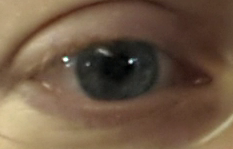
#> input picture EyeTab_Python/eye_images/andreas2_l.png, 233 x 149 px
$ python draw_utils.py   (Python 2 division)
#> lines starting #> are read from the running program, lines starting #| are printed output that depends on the picture
#> further down, bgr_img is the input picture: shape (149, 233, 3); mean B, G, R 68.2, 88.9, 111
#> `hsv_img = cv2.cvtColor(bgr_img, cv2.COLOR_BGR2HSV)`: hsv_img: shape (149, 233, 3); mean H, S, V 16.8, 98.3, 111.1
import cv2
import numpy as np


# [98 lines left out: functions draw_cross, draw_points, blank_screen, draw_gaze, draw_normal, draw_limbus and 1 more, not called in this run]


def draw_histogram(img, bin_width=4):

    """ Calculates and plots a histogram (good for BGR / LAB)
    """
#> called with bin_width = 4

    hist_img = np.zeros((300, 256, 3))

    bin_count = 256 / bin_width
    bins = np.arange(bin_count).reshape(bin_count, 1) * bin_width
    debug_colors = [ (255, 0, 0), (0, 255, 0), (0, 0, 255) ]

    for ch, col in enumerate(debug_colors):
        hist_item = cv2.calcHist([img], [ch], None, [bin_count], [0, 255])
        cv2.normalize(hist_item, hist_item, 0, 255, cv2.NORM_MINMAX)
        hist = np.int32(np.around(hist_item))
        pts = np.column_stack((bins, hist))
        cv2.polylines(hist_img, [pts], False, col)
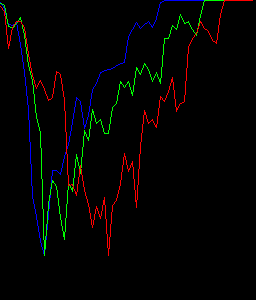
#> hist_img: shape (300, 256, 3) float64; mean B, G, R 2, 3.1, 3.6

    hist_img = np.flipud(hist_img)
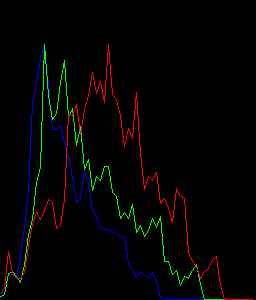
#> hist_img: shape (300, 256, 3) float64; mean B, G, R 2, 3.1, 3.6

    cv2.imshow('hist', hist_img)


def draw_histogram_hsv(hsv_img, bin_width=2):

    """ Calculates and plots 2 histograms next to each other: one for hue, and one for saturation and value
    """
#> called with bin_width = 2

    sv_hist_img, h_hist_img = np.zeros((300, 256, 3)), np.zeros((300, 360, 3))
    sv_bin_count, h_bin_count = 256 / bin_width    , 180 / bin_width

    sv_bins = np.arange(sv_bin_count).reshape(sv_bin_count, 1) * bin_width
    h_bins = np.arange(h_bin_count).reshape(h_bin_count, 1) * bin_width * 2

    debug_colors = [ (255, 255, 255), (255, 0, 0), (0, 0, 255) ]

    # Use ternary conditional for outputting to 2 different hists - a bit of a hack
    for ch, col in enumerate(debug_colors):
        hist_item = cv2.calcHist([hsv_img], [ch], None, [h_bin_count if ch == 0 else sv_bin_count], [0, 180 if ch == 0 else 255])
        cv2.normalize(hist_item, hist_item, 0, 255, cv2.NORM_MINMAX)
        hist = np.int32(np.around(hist_item))
        pts = np.column_stack((h_bins if ch == 0 else sv_bins, hist))
        cv2.polylines(h_hist_img if ch == 0 else sv_hist_img, [pts], False, col)

    sv_hist_img, h_hist_img = np.flipud(sv_hist_img), np.flipud(h_hist_img)
    h_hist_img[:, 0] = (0, 255, 0)

    cv2.imshow('sat / val hist | hue hist', np.concatenate([sv_hist_img, h_hist_img], axis=1))
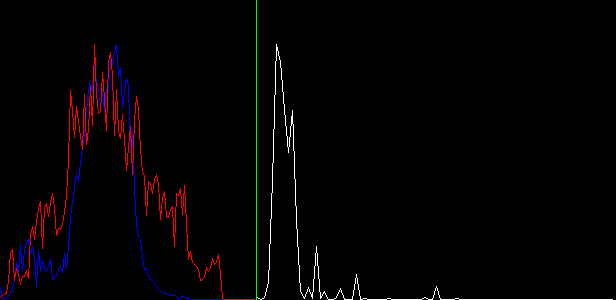
#> window 'sat / val hist | hue hist': shape (300, 616, 3); mean B, G, R 2.9, 1.9, 4.4


#----------------------------------------
# EXAMPLE USAGE
#----------------------------------------
if __name__ == '__main__':

    bgr_img = cv2.imread('eye_images/andreas2_l.png', 3)
    hsv_img = cv2.cvtColor(bgr_img, cv2.COLOR_BGR2HSV)

    cv2.imshow("bgr_img", bgr_img)

    draw_histogram(bgr_img)
    draw_histogram_hsv(hsv_img)

    cv2.waitKey()

$ run again, with EyeTab_Python/eye_images/andreas1_l.png copied over EyeTab_Python/eye_images/andreas2_l.png
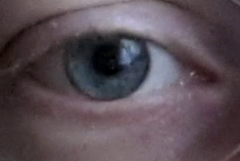
#> input picture EyeTab_Python/eye_images/andreas1_l.png, 240 x 161 px
#> bgr_img is the input picture: shape (161, 240, 3); mean B, G, R 84.4, 77.4, 89.5
#> hsv_img: shape (161, 240, 3); mean H, S, V 135.3, 50.5, 92.4
#> after the loop in draw_histogram, `for ch, col in enumerate(debug_colors):`:
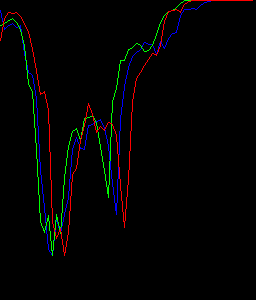
#> hist_img: shape (300, 256, 3) float64; mean B, G, R 2.4, 2.6, 3
#> in draw_histogram_hsv, `cv2.imshow('sat / val hist | hue hist', np.concatenate([sv_hist_img, h..`:
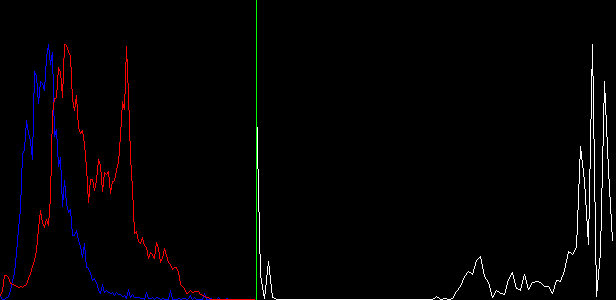
#> window 'sat / val hist | hue hist': shape (300, 616, 3); mean B, G, R 3.6, 2.7, 4

$ run again, with EyeTab_Python/eye_images/andreas3_l.png copied over EyeTab_Python/eye_images/andreas2_l.png
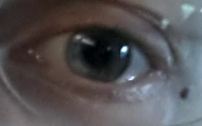
#> input picture EyeTab_Python/eye_images/andreas3_l.png, 202 x 126 px
#> bgr_img is the input picture: shape (126, 202, 3); mean B, G, R 82.5, 80.6, 83.2
#> hsv_img: shape (126, 202, 3); mean H, S, V 69.4, 47.6, 90.1
#> after the loop in draw_histogram, `for ch, col in enumerate(debug_colors):`:
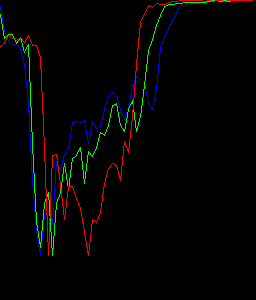
#> hist_img: shape (300, 256, 3) float64; mean B, G, R 2.5, 3.1, 3.1
#> in draw_histogram_hsv, `cv2.imshow('sat / val hist | hue hist', np.concatenate([sv_hist_img, h..`:
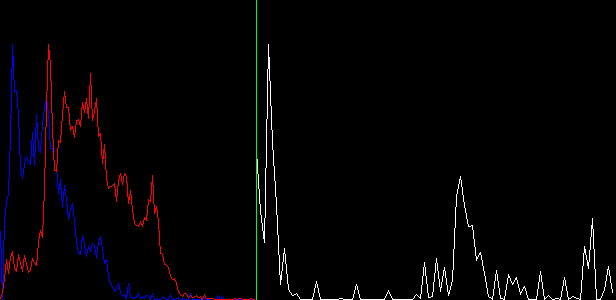
#> window 'sat / val hist | hue hist': shape (300, 616, 3); mean B, G, R 4, 2.8, 4.3

$ run again, with EyeTab_Python/eye_images/andreas4_l.png copied over EyeTab_Python/eye_images/andreas2_l.png
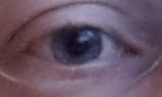
#> input picture EyeTab_Python/eye_images/andreas4_l.png, 162 x 97 px
#> bgr_img is the input picture: shape (97, 162, 3); mean B, G, R 101.8, 84.5, 104.4
#> hsv_img: shape (97, 162, 3); mean H, S, V 150.3, 65.5, 111
#> after the loop in draw_histogram, `for ch, col in enumerate(debug_colors):`:
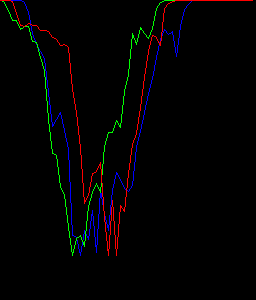
#> hist_img: shape (300, 256, 3) float64; mean B, G, R 2.6, 2.1, 2.8
#> in draw_histogram_hsv, `cv2.imshow('sat / val hist | hue hist', np.concatenate([sv_hist_img, h..`:
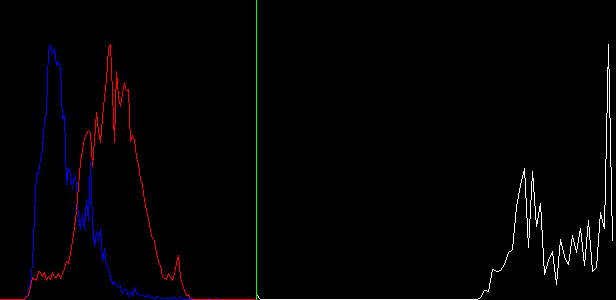
#> window 'sat / val hist | hue hist': shape (300, 616, 3); mean B, G, R 3.2, 2.3, 3.3
